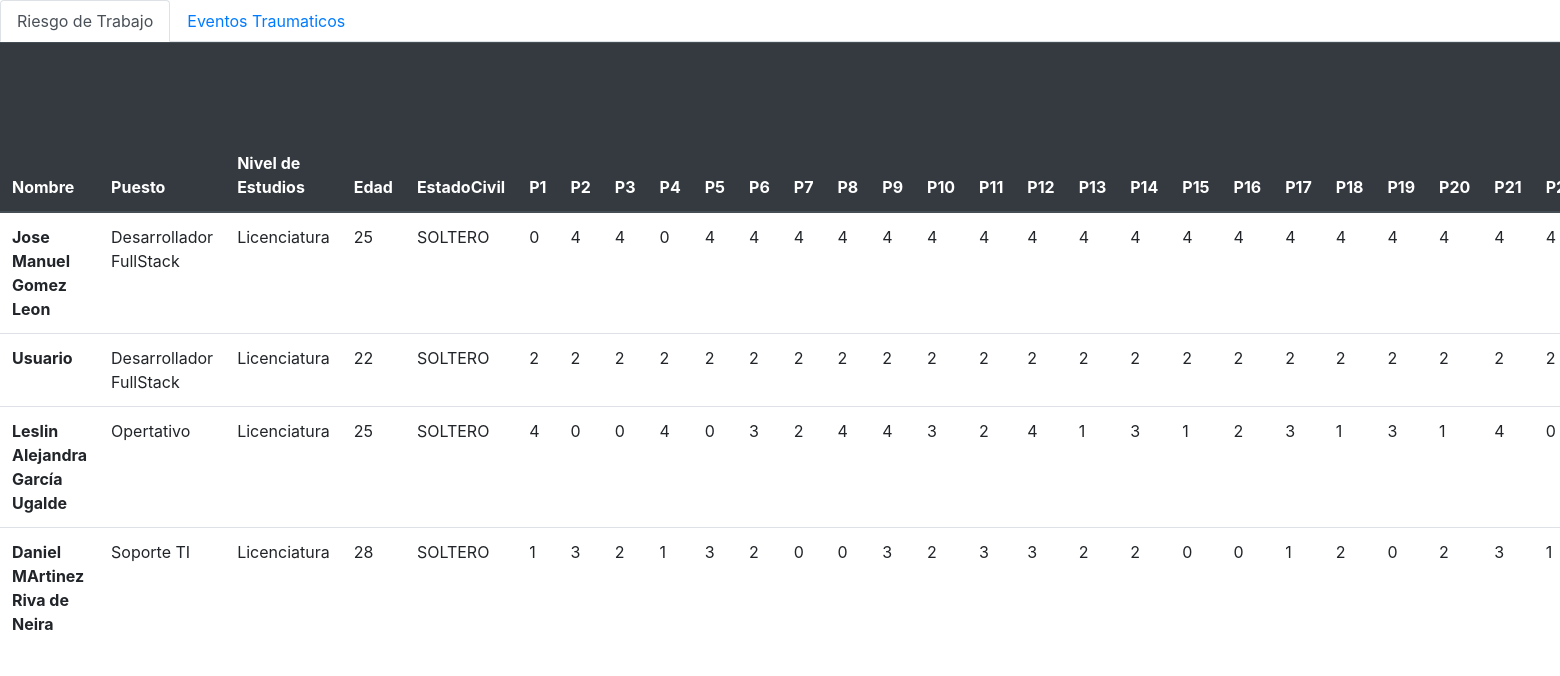
Page /dashboard on the earlier database version.
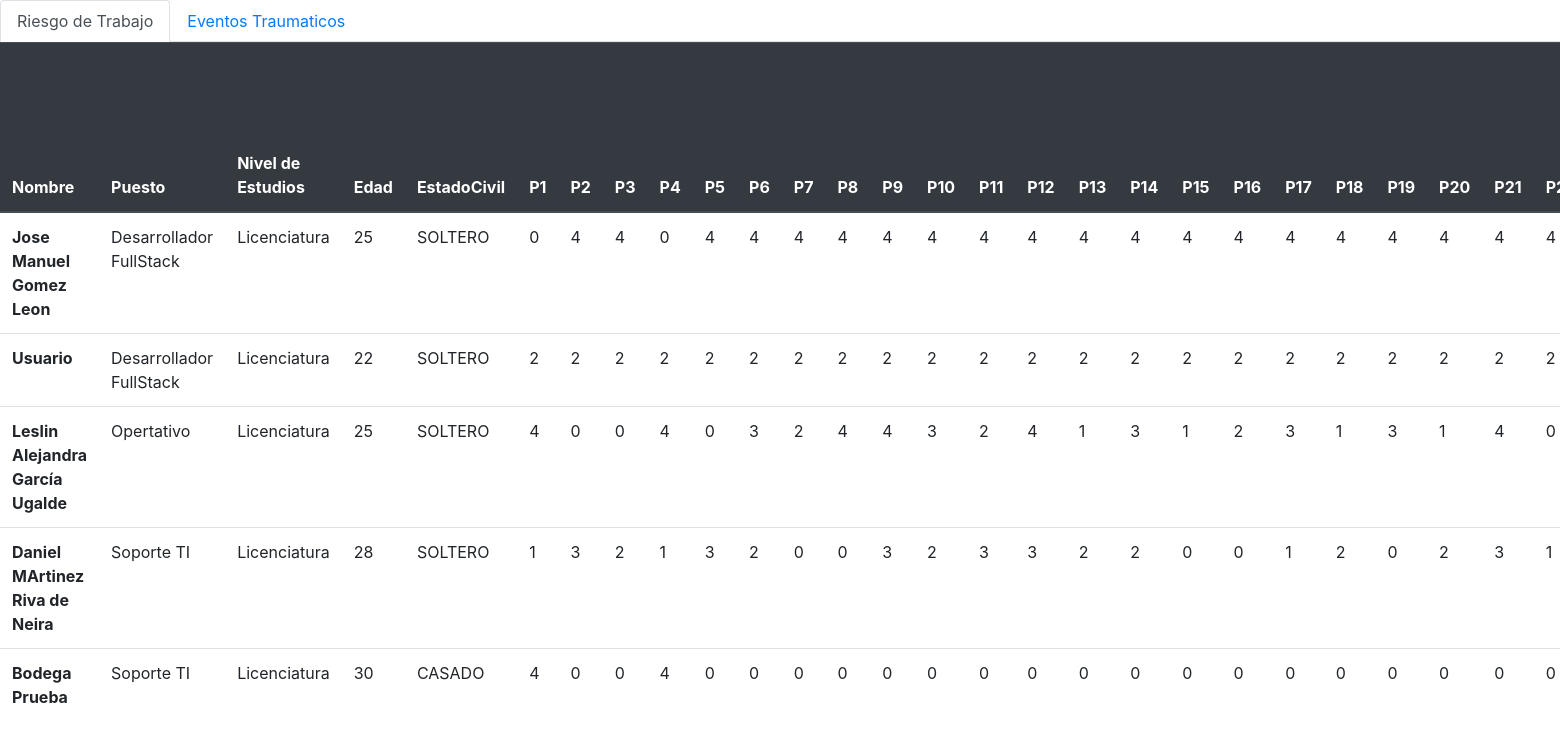
Same page on the later database version.
### CuestionarioNom035/models.py (models this page shows)
class Cuestionario72(models.Model):
    Nombre = models.CharField(max_length=100)
    EstadoCivil = models.CharField(max_length=50)
    Edad = models.IntegerField()
    Puesto = models.CharField(max_length=50)
    Escolaridad = models.CharField(max_length=50)
    T1 = models.BooleanField()
    T2 = models.BooleanField()
    T3 = models.BooleanField()
    T4 = models.BooleanField()
    T5 = models.BooleanField()
    T6 = models.BooleanField()
    T7 = models.BooleanField()
    T8 = models.BooleanField()
    T9 = models.BooleanField()
    T10 = models.BooleanField()
    T11 = models.BooleanField()
    T12 = models.BooleanField()
    T13 = models.BooleanField()
    T14 = models.BooleanField()
    T15 = models.BooleanField()
    T16 = models.BooleanField()
    T17 = models.BooleanField()
    T18 = models.BooleanField()
    T19 = models.BooleanField()
    T20 = models.BooleanField()
    p1 = models.IntegerField()
    p2 = models.IntegerField()
    p3 = models.IntegerField()
    p4 = models.IntegerField()
    p5 = models.IntegerField()
    p6 = models.IntegerField()
    p7 = models.IntegerField()
    p8 = models.IntegerField()
    p9 = models.IntegerField()
    p10 = models.IntegerField()
    p11 = models.IntegerField()
    p12 = models.IntegerField()
    p13 = models.IntegerField()
    p14 = models.IntegerField()
    p15 = models.IntegerField()
    p16 = models.IntegerField()
    p17 = models.IntegerField()
    p18 = models.IntegerField()
    p19 = models.IntegerField()
    p20 = models.IntegerField()
    p21 = models.IntegerField()
    p22 = models.IntegerField()
    p23 = models.IntegerField()
    p24 = models.IntegerField()
    p25 = models.IntegerField()
    p26 = models.IntegerField()
    p27 = models.IntegerField()
    p28 = models.IntegerField()
    p29 = models.IntegerField()
    p30 = models.IntegerField()
    p31 = models.IntegerField()
    p32 = models.IntegerField()
    p33 = models.IntegerField()
    p34 = models.IntegerField()
    p35 = models.IntegerField()
    p36 = models.IntegerField()
    p37 = models.IntegerField()
    p38 = models.IntegerField()
    p39 = models.IntegerField()
    p40 = models.IntegerField()
    p41 = models.IntegerField()
    p42 = models.IntegerField()
    p43 = models.IntegerField()
    p44 = models.IntegerField()
    p45 = models.IntegerField()
    p46 = models.IntegerField()
    p47 = models.IntegerField()
    p48 = models.IntegerField()
    p49 = models.IntegerField()
    p50 = models.IntegerField()
    p51 = models.IntegerField()
    p52 = models.IntegerField()
    p53 = models.IntegerField()
    p54 = models.IntegerField()
    p55 = models.IntegerField()
    p56 = models.IntegerField()
    p57 = models.IntegerField()
    p58 = models.IntegerField()
    p59 = models.IntegerField()
    p60 = models.IntegerField()
    p61 = models.IntegerField()
    p62 = models.IntegerField()
    p63 = models.IntegerField()
    p64 = models.IntegerField()
    p65 = models.IntegerField(null=True,blank=True)
    p66 = models.IntegerField(null=True,blank=True)
    p67 = models.IntegerField(null=True,blank=True)
    p68 = models.IntegerField(null=True,blank=True)
    p69 = models.IntegerField(null=True,blank=True)
    p70 = models.IntegerField(null=True,blank=True)
    p71 = models.IntegerField(null=True,blank=True)
    p72 = models.IntegerField(null=True,blank=True)

### CuestionarioNom035/views.py (the view)
# urls.py: path('dashboard',views.dashborad,name='dashboard'),
def dashborad(request):
    respuestas = Cuestionario72.objects.all()
    df = pd.DataFrame(Cuestionario72.objects.all().values())
    df = df.set_index('id')
    df = df.fillna(0)
    df['d1'] = df['p1'] + df['p2'] + df['p3'] + df['p4'] + df['p5']
    df['d2'] = df['p6'] + df['p12'] + df['p7'] + df['p8'] + df['p9'] + df['p10'] + df['p11'] + df['p65'] + df['p66'] + \
               df['p67'] + df['p68'] + df['p13'] + df['p14'] + df['p15'] + df['p16']
    df['d3'] = df['p25'] + df['p26'] + df['p27'] + df['p28'] + df['p23'] + df['p24'] + df['p29'] + df['p30'] + df[
        'p35'] + df['p36']
    df['d4'] = df['p17'] + df['p18']
    df['d5'] = df['p19'] + df['p20'] + df['p21'] + df['p22']
    df['d6'] = df['p31'] + df['p32'] + df['p33'] + df['p34'] + df['p37'] + df['p38'] + df['p39'] + df['p40'] + df['p41']
    df['d7'] = df['p42'] + df['p43'] + df['p44'] + df['p45'] + df['p46'] + df['p69'] + df['p70'] + df['p71'] + df['p72']
    df['d8'] = df['p57'] + df['p58'] + df['p59'] + df['p60'] + df['p61'] + df['p62'] + df['p63'] + df['p64']
    df['d9'] = df['p47'] + df['p48'] + df['p49'] + df['p50'] + df['p51'] + df['p52']
    df['d10'] = df['p55'] + df['p56'] + df['p53'] + df['p54']
    df['c1'] = df['d1']
    df['c2'] = df['d2']+df['d3']
    df['c3'] = df['d4']+df['d5']
    df['c4'] = df['d6']+df['d7']+df['d8']
    df['c5'] = df['d9']+df['d10']
    df['Total'] = df['c1'] + df['c2'] + df['c3']+df['c4'] +df['c5']
    df = df.replace({True: 1, False: 0})
    df['Resultado'] = df['T1'] + df['T2'] + df['T3'] + df['T4'] + df['T5'] + df['T6'] + df['T7'] + df['T8'] + df['T9'] + df['T10'] +df['T11'] + df['T12'] + df['T13'] + df['T14'] + df['T15'] + df['T16'] + df['T17'] + df['T18'] + df['T19'] + df['T20']
    return render(request, 'dashboard.html',
                  {'respuestas': respuestas, 'dataframe': df.to_dict('records')})

### Templates/dashboard.html (shortened to what this page needs)
<!DOCTYPE html>
<html lang="en">
<head>
      <link rel="stylesheet" href="https://cdn.jsdelivr.net/npm/bootstrap@4.6.1/dist/css/bootstrap.min.css">
</head>
<body>
<ul class="nav nav-tabs" id="myTab" role="tablist">
  <li class="nav-item" role="presentation">
    <a class="nav-link active" id="home-tab" data-toggle="tab" href="#home" role="tab" aria-controls="home" aria-selected="true">Riesgo de Trabajo</a>
  </li>
  <li class="nav-item" role="presentation">
    <a class="nav-link" id="profile-tab" data-toggle="tab" href="#profile" role="tab" aria-controls="profile" aria-selected="false">Eventos Traumaticos</a>
  </li>
</ul>
<div class="tab-content" id="myTabContent">
  <div class="tab-pane fade show active" id="home" role="tabpanel" aria-labelledby="home-tab"><table class="table">
  <thead class="thead-dark">
    <tr>
      <th scope="col">Nombre</th>
      <th scope="col">Puesto</th>
      <th scope="col">Nivel de Estudios</th>
      <th scope="col">Edad</th>
      <th scope="col">EstadoCivil</th>
      <th scope="col">P1</th>
      <th scope="col">P2</th>
      <th scope="col">P3</th>
      <th scope="col">P4</th>
      <th scope="col">P5</th>
      <th scope="col">P6</th>
      <th scope="col">P7</th>
      <th scope="col">P8</th>
      <th scope="col">P9</th>
      <th scope="col">P10</th>
      <th scope="col">P11</th>
      <th scope="col">P12</th>
      <th scope="col">P13</th>
      <th scope="col">P14</th>
      <th scope="col">P15</th>
      <th scope="col">P16</th>
      <th scope="col">P17</th>
      <th scope="col">P18</th>
      <th scope="col">P19</th>
      <th scope="col">P20</th>
      <th scope="col">P21</th>
      <th scope="col">P22</th>
    </tr>
  </thead>
  <tbody>
  {%for pregunta in dataframe%}
    <tr>
      <th scope="row">{{pregunta.Nombre}}</th>
      <td>{{pregunta.Puesto}}</td>
      <td>{{pregunta.Escolaridad}}</td>
      <td>{{pregunta.Edad}}</td>
      <td>{{pregunta.EstadoCivil}}</td>
        <td>{{pregunta.p1}}</td>
        <td>{{pregunta.p2}}</td>
<td>{{pregunta.p3}}</td>
<td>{{pregunta.p4}}</td>
<td>{{pregunta.p5}}</td>
<td>{{pregunta.p6}}</td>
<td>{{pregunta.p7}}</td>
<td>{{pregunta.p8}}</td>
<td>{{pregunta.p9}}</td>
<td>{{pregunta.p10}}</td>
<td>{{pregunta.p11}}</td>
<td>{{pregunta.p12}}</td>
<td>{{pregunta.p13}}</td>
<td>{{pregunta.p14}}</td>
<td>{{pregunta.p15}}</td>
<td>{{pregunta.p16}}</td>
<td>{{pregunta.p17}}</td>
<td>{{pregunta.p18}}</td>
<td>{{pregunta.p19}}</td>
<td>{{pregunta.p20}}</td>
<td>{{pregunta.p21}}</td>
<td>{{pregunta.p22}}</td>
    </tr>
    {%endfor%}
  </tbody>
</table></div>
</div>
</body>
</html>

Differences in the rows shown:
added Cuestionario72: Nombre "Bodega Prueba", Puesto "Soporte TI", Escolaridad "Licenciatura", Edad "30", EstadoCivil "CASADO", p1 "4", p2 "0", p3 "0", p4 "4", p5 "0", p6 "0", p7 "0", p8 "0", p9 "0", p10 "0", p11 "0", p12 "0", p13 "0", p14 "0", p15 "0", p16 "0", p17 "0", p18 "0", p19 "0", p20 "0", p21 "0", p22 "0"
